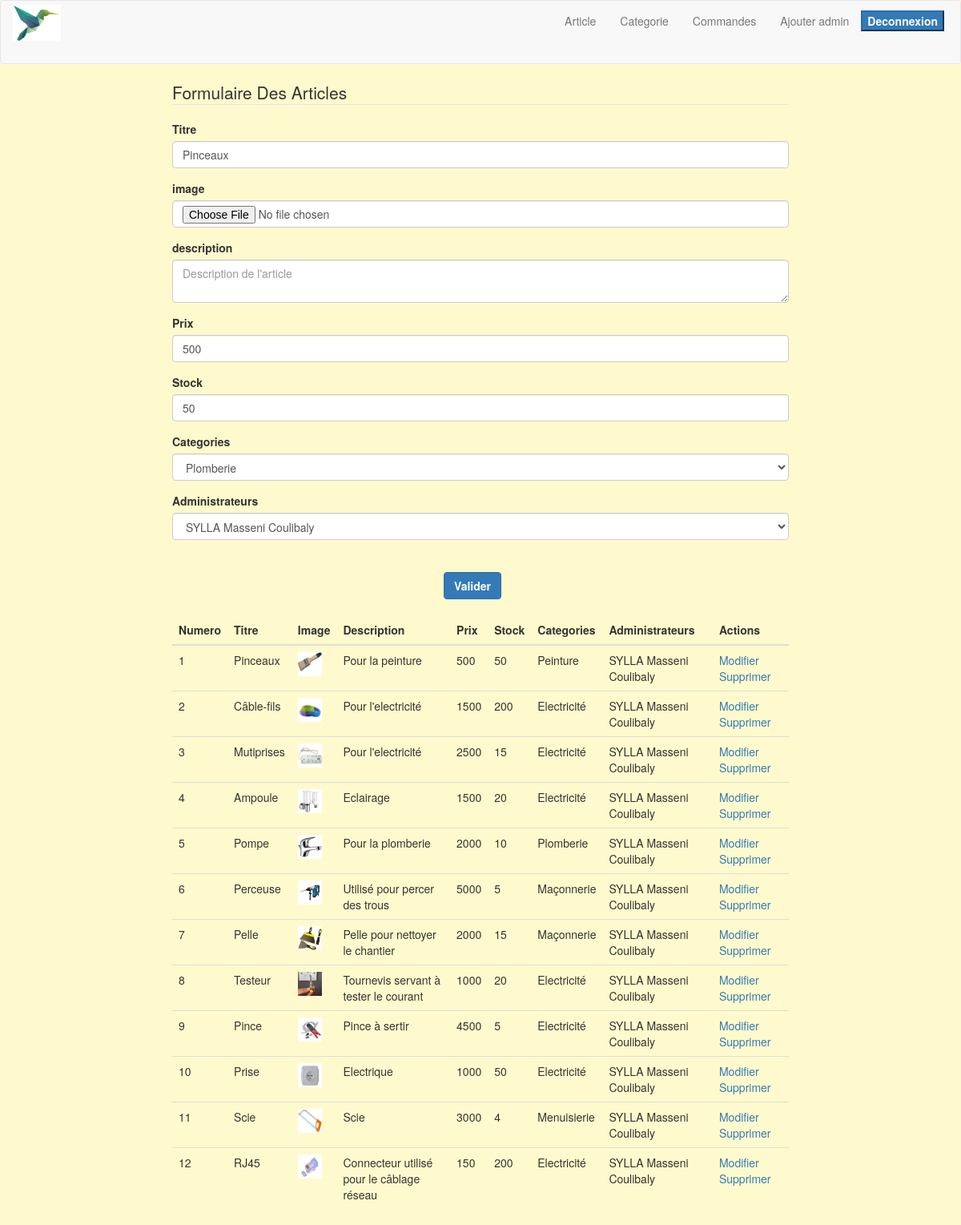
The app's page /articles.php?id=1 with its own data.
### tables this page shows
CREATE TABLE `articles` (
  `id` int(11) NOT NULL,
  `titre` varchar(50) NOT NULL,
  `image` varchar(250) NOT NULL,
  `description` text NOT NULL,
  `prix` int(11) NOT NULL,
  `stock` int(11) NOT NULL,
  `id_categories` int(11) NOT NULL,
  `id_admin` int(11) NOT NULL
);

CREATE TABLE `categories` (
  `id` int(11) NOT NULL,
  `libelle` varchar(50) NOT NULL,
  `description` text NOT NULL
);

### articles.php (the view, shortened to what this page needs)
<?php
	include('menu.php');
	if (isset($_GET['id'])){
	$update="SELECT * FROM articles WHERE id=".$_GET['id'];
	$res=mysqli_query($link, $update);
	$dataU=mysqli_fetch_array($res);
	}
?>
 <!DOCTYPE html>
<html lang="fr">
	<head>
		<link rel="stylesheet" href="css/bootstrap.css" >
		<link rel="stylesheet" href="css/styles.css" >
	</head>
	<body>
		<div class="container-fluid">
			<div class="row">
				<div class="col-md-2"></div>
				<div class="col-md-8">
					<form action="" method="POST" role="form" enctype="multipart/form-data">
						<legend>Formulaire Des Articles </legend>
						<div class="form-group">
							<label for="">Titre</label>
							<input name="titre" type="text" class="form-control" id="" placeholder="Entrer le titre" value="<?php if (isset ($_GET['id'])) echo $dataU['titre']; ?>">
						</div>
						<div class="form-group">
							<label for="">image</label>
							<input name="image" type="file" class="form-control" id="" placeholder=" Choisissez une image" value="<?php if (isset ($_GET['id'])) echo $dataU['image']['name']; ?>">
						</div>
						<div class="form-group">
							<label for="">description</label>
							<textarea name="description" type="text" class="form-control textarea" id="" placeholder="Description de l'article"></textarea>
						</div>
						<div class="form-group">
							<label for="">Prix</label>
							<input name="prix" type="text" class="form-control" id="" placeholder="Entrer le prix" value="<?php if (isset ($_GET['id'])) echo $dataU['prix']; ?>">
						</div>
						<div class="form-group">
							<label for="">Stock</label>
							<input name="stock" type="text" class="form-control" id="" placeholder="Entrer le stock" value="<?php if (isset ($_GET['id'])) echo $dataU['stock']; ?>">
						</div>
						<div class="form-group">
							<label for="">Categories</label>
							<select name="categories" class="form-control">
					<?php
					$sqlcategorie="SELECT * FROM categories";
					$repcategorie=mysqli_query($link,$sqlcategorie);
					while ($datacat=mysqli_fetch_array($repcategorie)) {
						?>
						<option value="<?php echo $datacat['id'];?>">
						<?php echo $datacat['libelle'];?>
						</option>
						<?php
					}
					?>
							</select>
						</div>
						<div class="form-group">
							<label for="">Administrateurs</label>
							<select name="admin" class="form-control">
					<?php
					$sqladmin="SELECT * FROM admin";
					$repadmin=mysqli_query($link,$sqladmin);
					while ($dataadmin=mysqli_fetch_array($repadmin)) {
						?>
						<option value="<?php echo $dataadmin['id'];?>">
						<?php echo $dataadmin['nom'].' '.$dataadmin['prenoms'];?>
						</option>
						<?php
					}
					?>
							</select>
						</div>
						<div style="text-align: center;">
						<button name="btnValider" type="submit" class="btn btn-primary">Valider</button>
						</div>
					</form>
				</div>
			</div>
<br>
			<div class="row">
				<div class="col-md-2"></div>
				<div class="col-md-8">
				<table class="table">
					<thead>
						<tr>
							<th>Numero</th>
							<th>Titre</th>
							<th>Image</th>
							<th>Description</th>
							<th>Prix</th>
							<th>Stock</th>
							<th>Categories</th>
							<th>Administrateurs</th>
							<th>Actions</th>
						</tr>
					</thead>
					<tbody>
						<?php
							$n=1;
							$list=" SELECT
										titre,
										image,
										articles.description,
										prix,
										stock,
										libelle,
										nom,
										prenoms,
										articles.id
									FROM articles
									INNER JOIN categories
									ON categories.id = articles.id_categories
									INNER JOIN admin
									ON admin.id = articles.id_admin
									";
							$res= mysqli_query($link,$list);
	while ($data = mysqli_fetch_array($res))
		{
						 ?>
						<tr>
							<td> <?php echo $n; ?> </td>
							<td><?php echo $data['titre']; ?></td>
							<td><img src="upload/<?php echo $data['image'];  ?>" width="30px" height="30px" alt=""></td>
							<td><?php echo ($data['description']) ; ?></td>
							<td><?php echo ($data['prix']) ; ?></td>
							<td><?php echo ($data['stock']) ; ?></td>
							<td><?php echo $data['libelle']; ?></td>
							<td><?php echo $data['nom'].' '.$data['prenoms']; ?></td>
							<td>
								<a href="?id=<?php echo $data['id']; ?>">Modifier</a>
								<a href="?sup=<?php echo $data['id']; ?>">Supprimer</a>
							</td>
						</tr>
						<?php
						$n++;}
						 ?>
					</tbody>
				</table>
				</div>
			</div>
		</div>
	</body>
</html>

### css/styles.css (style rules this page uses)
body { background-color: lemonchiffon; }
.btn-primary { margin-top: 25px; margin-right: 20px; font-weight: bold; }

### records on screen
articles: titre "Pinceaux", prix "500", stock "50", image (picture), description "Pour la peinture", id_categories.libelle "Peinture", id_admin.nom "SYLLA", id_admin.prenoms "Masseni Coulibaly"
articles: titre "Câble-fils", image (picture), description "Pour l'electricité", prix "1500", stock "200", id_categories.libelle "Electricité", id_admin.nom "SYLLA", id_admin.prenoms "Masseni Coulibaly"
articles: titre "Mutiprises", image (picture), description "Pour l'electricité", prix "2500", stock "15", id_categories.libelle "Electricité", id_admin.nom "SYLLA", id_admin.prenoms "Masseni Coulibaly"
articles: titre "Ampoule", image (picture), description "Eclairage", prix "1500", stock "20", id_categories.libelle "Electricité", id_admin.nom "SYLLA", id_admin.prenoms "Masseni Coulibaly"
articles: titre "Pompe", image (picture), description "Pour la plomberie", prix "2000", stock "10", id_categories.libelle "Plomberie", id_admin.nom "SYLLA", id_admin.prenoms "Masseni Coulibaly"
articles: titre "Perceuse", image (picture), description "Utilisé pour percer des trous", prix "5000", stock "5", id_categories.libelle "Maçonnerie", id_admin.nom "SYLLA", id_admin.prenoms "Masseni Coulibaly"
articles: titre "Pelle", image (picture), description "Pelle pour nettoyer le chantier", prix "2000", stock "15", id_categories.libelle "Maçonnerie", id_admin.nom "SYLLA", id_admin.prenoms "Masseni Coulibaly"
articles: titre "Testeur", image (picture), description "Tournevis servant à tester le courant", prix "1000", stock "20", id_categories.libelle "Electricité", id_admin.nom "SYLLA", id_admin.prenoms "Masseni Coulibaly"
articles: titre "Pince", image (picture), description "Pince à sertir", prix "4500", stock "5", id_categories.libelle "Electricité", id_admin.nom "SYLLA", id_admin.prenoms "Masseni Coulibaly"
articles: titre "Prise", image (picture), description "Electrique", prix "1000", stock "50", id_categories.libelle "Electricité", id_admin.nom "SYLLA", id_admin.prenoms "Masseni Coulibaly"
articles: titre "Scie", image (picture), description "Scie", prix "3000", stock "4", id_categories.libelle "Menuisierie", id_admin.nom "SYLLA", id_admin.prenoms "Masseni Coulibaly"
articles: titre "RJ45", image (picture), description "Connecteur utilisé pour le câblage réseau", prix "150", stock "200", id_categories.libelle "Electricité", id_admin.nom "SYLLA", id_admin.prenoms "Masseni Coulibaly"

### other values on screen
form field categories "Plomberie"
form field admin "SYLLA Masseni Coulibaly"
